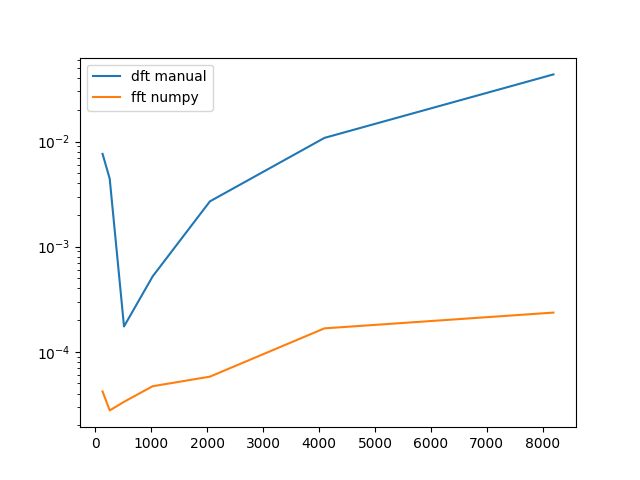

Write Python code to recreate this figure.
import numpy as np
import matplotlib.pyplot as plt
import math
import time


def fsin(t):
    return np.sin(2*np.pi * t * 50)

dimensiuni_fft = [128, 256, 512, 1024, 2048, 4096, 8192]
valori_timp_dft_manual = []
valori_timp_fft_numpy = []

for n in dimensiuni_fft :
    axa_reale = np.linspace(0.0, 1.0, n)
    semnal_sinusioidal = fsin(axa_reale)
    fourier_matrix = [[math.e**(-2*np.pi*1j*k * m / n) for k in range(n)] for m in range (n)]
    fourier_np = np.array(fourier_matrix)
    start = time.time()
    dft = fourier_np.dot(semnal_sinusioidal)
    end = time.time()
    valori_timp_dft_manual.append(end-start)

    start = time.time()
    fft = np.fft.fft(semnal_sinusioidal)
    end= time.time()
    valori_timp_fft_numpy.append(end - start)



plt.yscale("log")
plt.plot(dimensiuni_fft, valori_timp_dft_manual, label = "dft manual")
plt.plot(dimensiuni_fft, valori_timp_fft_numpy, label = "fft numpy")
plt.legend()
plt.savefig('Ex1.png')

plt.show()